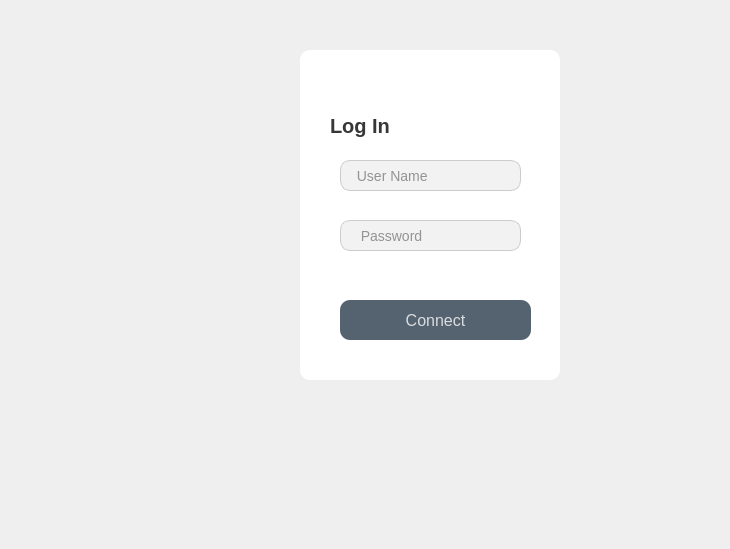
<?xml version="1.0" encoding="UTF-8"?>
<ui version="4.0">
 <class>Form</class>
 <widget class="QWidget" name="Form">
  <property name="geometry">
   <rect>
    <x>0</x>
    <y>0</y>
    <width>730</width>
    <height>549</height>
   </rect>
  </property>
  <property name="windowTitle">
   <string>Form</string>
  </property>
  <widget class="QWidget" name="widget" native="true">
   <property name="geometry">
    <rect>
     <x>10</x>
     <y>10</y>
     <width>590</width>
     <height>431</height>
    </rect>
   </property>
   <property name="styleSheet">
    <string notr="true">QPushButton#pushButton {
    background-color: rgba(85, 98, 112, 255); /* Couleur de fond initiale */
    color: rgba(255, 255, 255, 200);           /* Couleur du texte */
    border-radius: 10px;                       /* Coins arrondis */
    padding: 10px 20px;                        /* Espacement intérieur */
    font-size: 16px;                           /* Taille de la police */
    transition: background-color 0.3s ease, padding 0.3s ease;  /* Transition fluide */
}

QPushButton#pushButton:pressed {
    padding-left: 8px;  /* Ajout d'un effet de déplacement lors du clic */
    padding-top: 8px;
    background-color: rgba(255, 107, 107, 255);  /* Couleur de fond lors du clic */
    background-position: center;
}

QPushButton#pushButton:hover {
    background-color: rgba(255, 107, 107, 255);  /* Couleur du bouton au survol */
    cursor: pointer; /* Change le curseur en main pour indiquer un bouton cliquable */
}

QPushButton#pushButton:focus {
    outline: none;   /* Retirer le contour de focus par défaut */
    box-shadow: 0 0 10px rgba(255, 107, 107, 255);  /* Ajout d'une lueur autour du bouton lors du focus */
}
</string>
   </property>
   <widget class="QLabel" name="label">
    <property name="geometry">
     <rect>
      <x>290</x>
      <y>40</y>
      <width>260</width>
      <height>330</height>
     </rect>
    </property>
    <property name="styleSheet">
     <string notr="true">background-color:rgba(255, 255, 255, 255);
border-radius:10px;</string>
    </property>
    <property name="text">
     <string/>
    </property>
   </widget>
   <widget class="QLabel" name="label_2">
    <property name="geometry">
     <rect>
      <x>40</x>
      <y>25</y>
      <width>270</width>
      <height>360</height>
     </rect>
    </property>
    <property name="styleSheet">
     <string notr="true">background-color: qlineargradient(spread:pad, x1:0, y1:0, x2:0, y2:1, 
    stop:0 rgb(0, 102, 170), /* Bleu foncé de l'image */
    stop:1 rgba(255, 255, 255, 255)); /* Blanc */
border-radius: 10px;
</string>
    </property>
    <property name="text">
     <string/>
    </property>
   </widget>
   <widget class="QLabel" name="label_3">
    <property name="geometry">
     <rect>
      <x>320</x>
      <y>100</y>
      <width>101</width>
      <height>31</height>
     </rect>
    </property>
    <property name="font">
     <font>
      <pointsize>15</pointsize>
      <weight>75</weight>
      <bold>true</bold>
     </font>
    </property>
    <property name="styleSheet">
     <string notr="true">color:rgba(0, 0, 0, 200);</string>
    </property>
    <property name="text">
     <string>Log In</string>
    </property>
   </widget>
   <widget class="QLineEdit" name="lineEdit">
    <property name="geometry">
     <rect>
      <x>330</x>
      <y>150</y>
      <width>181</width>
      <height>31</height>
     </rect>
    </property>
    <property name="font">
     <font>
      <pointsize>-1</pointsize>
     </font>
    </property>
    <property name="styleSheet">
     <string notr="true">  background-color: #f2f2f2;  /* Couleur de fond clair */
    border: 1px solid #ccc;     /* Bordure claire */
    border-radius: 10px;        /* Coins arrondis */
    padding: 5px 10px;          /* Espacement intérieur */
    font-size: 14px;            /* Taille de la police */
    color: #333; </string>
    </property>
    <property name="placeholderText">
     <string> User Name</string>
    </property>
   </widget>
   <widget class="QLineEdit" name="lineEdit_2">
    <property name="geometry">
     <rect>
      <x>330</x>
      <y>210</y>
      <width>181</width>
      <height>31</height>
     </rect>
    </property>
    <property name="font">
     <font>
      <pointsize>-1</pointsize>
     </font>
    </property>
    <property name="styleSheet">
     <string notr="true">  background-color: #f2f2f2;  /* Couleur de fond clair */
    border: 1px solid #ccc;     /* Bordure claire */
    border-radius: 10px;        /* Coins arrondis */
    padding: 5px 10px;          /* Espacement intérieur */
    font-size: 14px;            /* Taille de la police */
    color: #333; </string>
    </property>
    <property name="echoMode">
     <enum>QLineEdit::Password</enum>
    </property>
    <property name="placeholderText">
     <string>  Password</string>
    </property>
   </widget>
   <widget class="QPushButton" name="pushButton">
    <property name="geometry">
     <rect>
      <x>330</x>
      <y>290</y>
      <width>191</width>
      <height>40</height>
     </rect>
    </property>
    <property name="font">
     <font>
      <pointsize>-1</pointsize>
     </font>
    </property>
    <property name="text">
     <string>Connect</string>
    </property>
   </widget>
   <widget class="QLabel" name="label_5">
    <property name="geometry">
     <rect>
      <x>80</x>
      <y>300</y>
      <width>191</width>
      <height>61</height>
     </rect>
    </property>
    <property name="styleSheet">
     <string notr="true">image: url(:/logo/capgemini-engineering.png);</string>
    </property>
    <property name="text">
     <string/>
    </property>
   </widget>
   <widget class="QLabel" name="label_4">
    <property name="geometry">
     <rect>
      <x>320</x>
      <y>50</y>
      <width>231</width>
      <height>61</height>
     </rect>
    </property>
    <property name="styleSheet">
     <string notr="true">image: url(:/testeur/logofinal.png);</string>
    </property>
    <property name="text">
     <string/>
    </property>
   </widget>
  </widget>
 </widget>
 <resources>
  <include location="logocap.qrc"/>
  <include location="testeur.qrc"/>
  <include location="logotesteur.qrc"/>
  <include location="logo.qrc"/>
 </resources>
 <connections/>
</ui>
